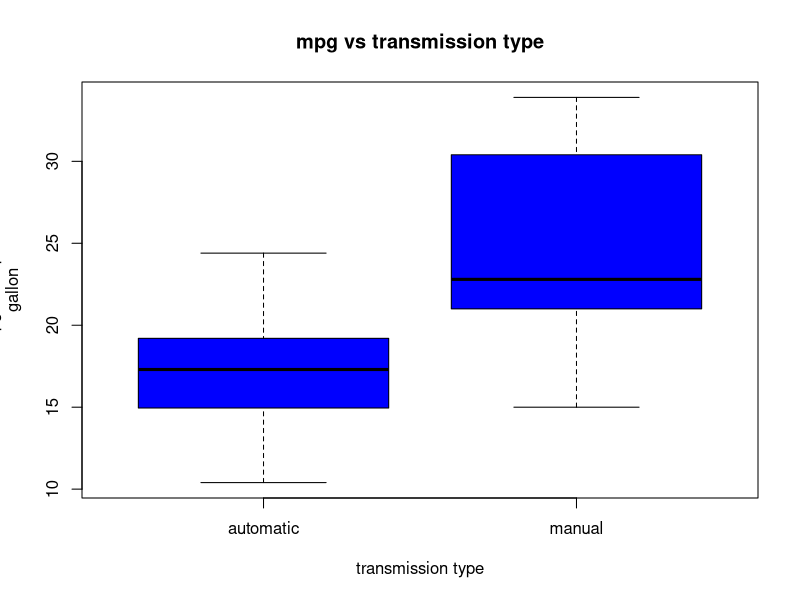
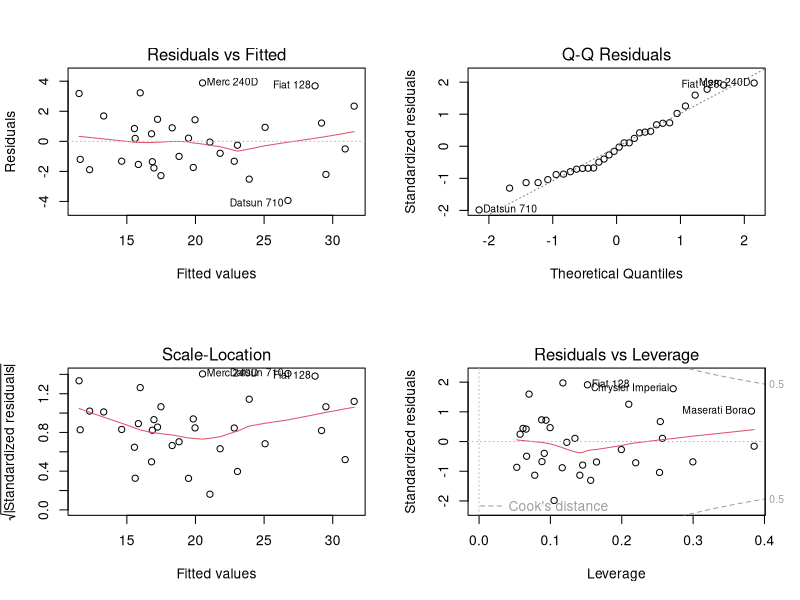
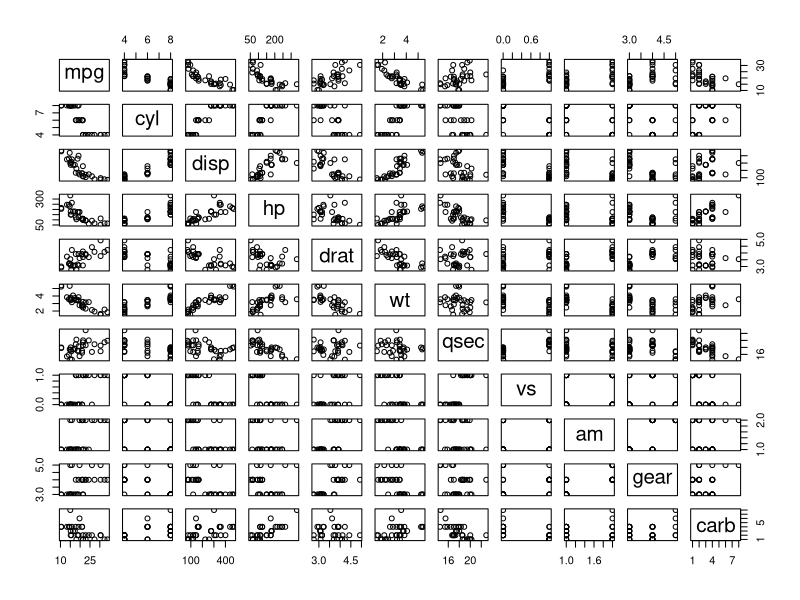
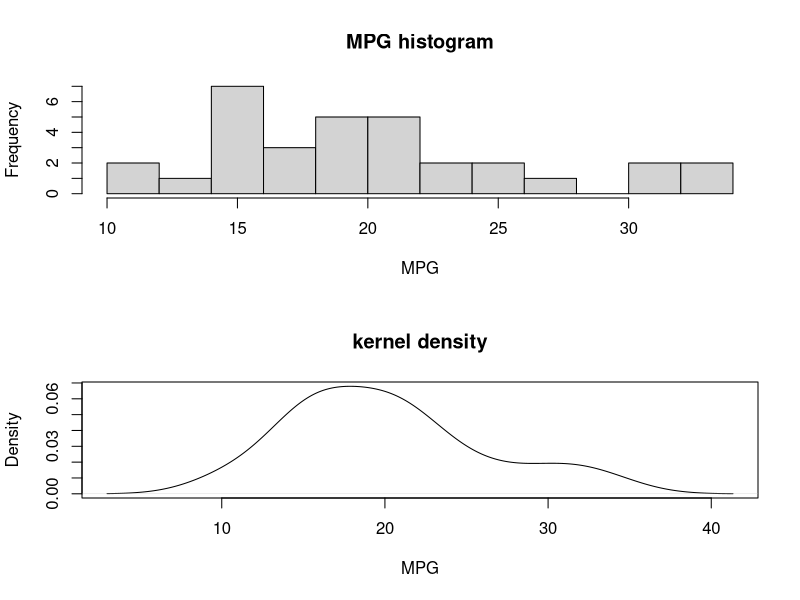

Source code (R) for these figures, in order:
## ---- chunk 1
knitr::opts_chunk$set(echo = TRUE)
## ---- chunk 2
data(mtcars)
head(mtcars)
names(mtcars)
summary(mtcars)

paste("Correlation:");cor(mtcars$mpg,mtcars[,-1])

mtcars$am <- as.factor(mtcars$am)
levels(mtcars$am) <- c('automatic','manual')
## ---- chunk 3
boxplot(mtcars$mpg ~ mtcars$am, data = mtcars, outpch = 19, ylab="mpg:miles per 
gallon",xlab="transmission type",main="mpg vs transmission type", col="blue")
## ---- chunk 4
t.test(mtcars$mpg~mtcars$am,conf.level=0.95)
## ---- chunk 5
stepmodel = step(lm(data = mtcars, mpg ~ .),trace=0,steps=10000)
summary(stepmodel)
## ---- chunk 6
model <- lm(mpg~ factor(am):wt + factor(am):qsec,data=mtcars)
summary(model)
## ---- chunk 7
par(mfrow=c(2,2))    
plot(model)
## ---- chunk 8
pairs(mpg ~ ., data = mtcars)
## ---- chunk 9
par(mfrow=c(2,1))
hist(mtcars$mpg, breaks=10, xlab="MPG", main="MPG histogram")
plot(density(mtcars$mpg), main="kernel density", xlab="MPG")
